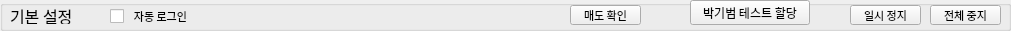
   <widget class="QGroupBox" name="groupBox_BasicSetting">
    <property name="geometry">
     <rect>
      <x>10</x>
      <y>10</y>
      <width>1011</width>
      <height>31</height>
     </rect>
    </property>
    <property name="font">
     <font>
      <family>a뉴굴림4</family>
      <pointsize>12</pointsize>
      <weight>50</weight>
      <bold>false</bold>
     </font>
    </property>
    <property name="styleSheet">
     <string notr="true"/>
    </property>
    <property name="title">
     <string/>
    </property>
    <property name="flat">
     <bool>false</bool>
    </property>
    <property name="checkable">
     <bool>false</bool>
    </property>
    <widget class="QLabel" name="label_2">
     <property name="geometry">
      <rect>
       <x>10</x>
       <y>8</y>
       <width>71</width>
       <height>16</height>
      </rect>
     </property>
     <property name="font">
      <font>
       <family>a뉴굴림4</family>
       <pointsize>12</pointsize>
      </font>
     </property>
     <property name="text">
      <string>기본 설정</string>
     </property>
    </widget>
    <widget class="QCheckBox" name="checkBox_AutoLogIn">
     <property name="geometry">
      <rect>
       <x>110</x>
       <y>8</y>
       <width>131</width>
       <height>16</height>
      </rect>
     </property>
     <property name="font">
      <font>
       <family>a뉴굴림2</family>
       <pointsize>8</pointsize>
      </font>
     </property>
     <property name="toolTip">
      <string>체크 시, 프로그램이 재시작 된 후 부터 동작합니다.</string>
     </property>
     <property name="layoutDirection">
      <enum>Qt::LeftToRight</enum>
     </property>
     <property name="text">
      <string>  자동 로그인</string>
     </property>
    </widget>
    <widget class="QPushButton" name="pushButton_AllStop">
     <property name="geometry">
      <rect>
       <x>930</x>
       <y>5</y>
       <width>71</width>
       <height>20</height>
      </rect>
     </property>
     <property name="font">
      <font>
       <family>a뉴굴림2</family>
       <pointsize>8</pointsize>
       <weight>50</weight>
       <bold>false</bold>
      </font>
     </property>
     <property name="styleSheet">
      <string notr="true"/>
     </property>
     <property name="text">
      <string>전체 중지</string>
     </property>
     <property name="checkable">
      <bool>false</bool>
     </property>
     <property name="checked">
      <bool>false</bool>
     </property>
     <property name="autoRepeat">
      <bool>false</bool>
     </property>
     <property name="autoRepeatInterval">
      <number>106</number>
     </property>
    </widget>
    <widget class="QPushButton" name="pushButton_TempStop">
     <property name="geometry">
      <rect>
       <x>850</x>
       <y>5</y>
       <width>71</width>
       <height>20</height>
      </rect>
     </property>
     <property name="font">
      <font>
       <family>a뉴굴림2</family>
       <pointsize>8</pointsize>
       <weight>50</weight>
       <bold>false</bold>
      </font>
     </property>
     <property name="styleSheet">
      <string notr="true"/>
     </property>
     <property name="text">
      <string>일시 정지</string>
     </property>
     <property name="checkable">
      <bool>false</bool>
     </property>
     <property name="checked">
      <bool>false</bool>
     </property>
     <property name="autoRepeat">
      <bool>false</bool>
     </property>
     <property name="autoRepeatInterval">
      <number>106</number>
     </property>
    </widget>
    <widget class="QPushButton" name="pushButton_SamplePart2">
     <property name="geometry">
      <rect>
       <x>570</x>
       <y>5</y>
       <width>71</width>
       <height>20</height>
      </rect>
     </property>
     <property name="font">
      <font>
       <family>a뉴굴림2</family>
       <pointsize>8</pointsize>
       <weight>50</weight>
       <bold>false</bold>
      </font>
     </property>
     <property name="styleSheet">
      <string notr="true"/>
     </property>
     <property name="text">
      <string>매도 확인</string>
     </property>
     <property name="checkable">
      <bool>false</bool>
     </property>
     <property name="checked">
      <bool>false</bool>
     </property>
     <property name="autoRepeat">
      <bool>false</bool>
     </property>
     <property name="autoRepeatInterval">
      <number>106</number>
     </property>
    </widget>
    <widget class="QPushButton" name="pushButton_PKB_TEST">
     <property name="geometry">
      <rect>
       <x>690</x>
       <y>0</y>
       <width>120</width>
       <height>25</height>
      </rect>
     </property>
     <property name="font">
      <font>
       <family>a뉴굴림2</family>
       <pointsize>9</pointsize>
       <weight>50</weight>
       <bold>false</bold>
      </font>
     </property>
     <property name="styleSheet">
      <string notr="true"/>
     </property>
     <property name="text">
      <string>박기범 테스트 할당</string>
     </property>
     <property name="checkable">
      <bool>false</bool>
     </property>
     <property name="checked">
      <bool>false</bool>
     </property>
     <property name="autoRepeat">
      <bool>false</bool>
     </property>
     <property name="autoRepeatInterval">
      <number>106</number>
     </property>
    </widget>
   </widget>
